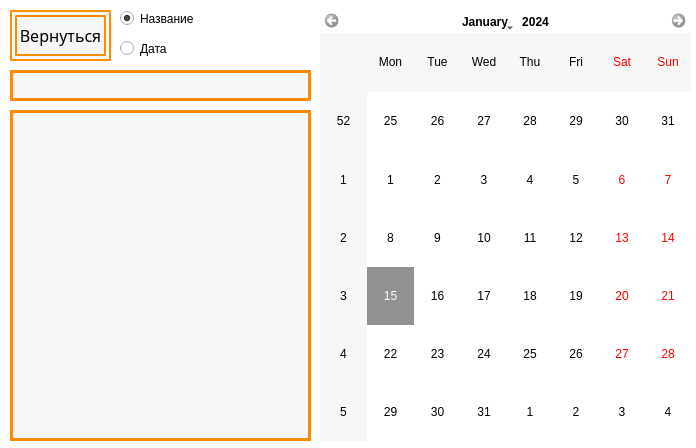
<?xml version="1.0" encoding="UTF-8"?>
<ui version="4.0">
 <class>repertoire</class>
 <widget class="QWidget" name="repertoire">
  <property name="geometry">
   <rect>
    <x>0</x>
    <y>0</y>
    <width>696</width>
    <height>448</height>
   </rect>
  </property>
  <property name="windowTitle">
   <string>Репертуар</string>
  </property>
  <property name="styleSheet">
   <string notr="true">background-color: white
</string>
  </property>
  <widget class="QListWidget" name="listWidget">
   <property name="geometry">
    <rect>
     <x>10</x>
     <y>110</y>
     <width>301</width>
     <height>331</height>
    </rect>
   </property>
   <property name="font">
    <font>
     <family>Calibri</family>
     <pointsize>14</pointsize>
    </font>
   </property>
   <property name="styleSheet">
    <string notr="true">border: 3px solid #ff8a00;
background-color: #f7f7f7;</string>
   </property>
  </widget>
  <widget class="QPushButton" name="back_to_start">
   <property name="geometry">
    <rect>
     <x>10</x>
     <y>10</y>
     <width>101</width>
     <height>51</height>
    </rect>
   </property>
   <property name="font">
    <font>
     <family>Universal Grotesk Remake</family>
     <pointsize>12</pointsize>
    </font>
   </property>
   <property name="styleSheet">
    <string notr="true">border: 7px double #ff8a00;
background-color: #f7f7f7;</string>
   </property>
   <property name="text">
    <string>Вернуться</string>
   </property>
  </widget>
  <widget class="QLineEdit" name="lineEdit">
   <property name="geometry">
    <rect>
     <x>10</x>
     <y>70</y>
     <width>301</width>
     <height>31</height>
    </rect>
   </property>
   <property name="font">
    <font>
     <family>Calibri</family>
     <pointsize>16</pointsize>
    </font>
   </property>
   <property name="styleSheet">
    <string notr="true">border: 3px solid #ff8a00;
background-color: #f7f7f7;</string>
   </property>
   <property name="maxLength">
    <number>100</number>
   </property>
   <property name="clearButtonEnabled">
    <bool>false</bool>
   </property>
  </widget>
  <widget class="QRadioButton" name="rb_name">
   <property name="enabled">
    <bool>true</bool>
   </property>
   <property name="geometry">
    <rect>
     <x>120</x>
     <y>10</y>
     <width>82</width>
     <height>17</height>
    </rect>
   </property>
   <property name="styleSheet">
    <string notr="true"/>
   </property>
   <property name="text">
    <string>Название</string>
   </property>
   <property name="checked">
    <bool>true</bool>
   </property>
  </widget>
  <widget class="QRadioButton" name="rb_date">
   <property name="enabled">
    <bool>true</bool>
   </property>
   <property name="geometry">
    <rect>
     <x>120</x>
     <y>40</y>
     <width>82</width>
     <height>17</height>
    </rect>
   </property>
   <property name="styleSheet">
    <string notr="true"/>
   </property>
   <property name="text">
    <string>Дата</string>
   </property>
  </widget>
  <widget class="QCalendarWidget" name="calendarWidget">
   <property name="enabled">
    <bool>false</bool>
   </property>
   <property name="geometry">
    <rect>
     <x>320</x>
     <y>10</y>
     <width>371</width>
     <height>431</height>
    </rect>
   </property>
   <property name="styleSheet">
    <string notr="true">color: black;

</string>
   </property>
   <property name="gridVisible">
    <bool>false</bool>
   </property>
   <property name="navigationBarVisible">
    <bool>true</bool>
   </property>
   <property name="dateEditEnabled">
    <bool>true</bool>
   </property>
  </widget>
 </widget>
 <resources/>
 <connections/>
</ui>
